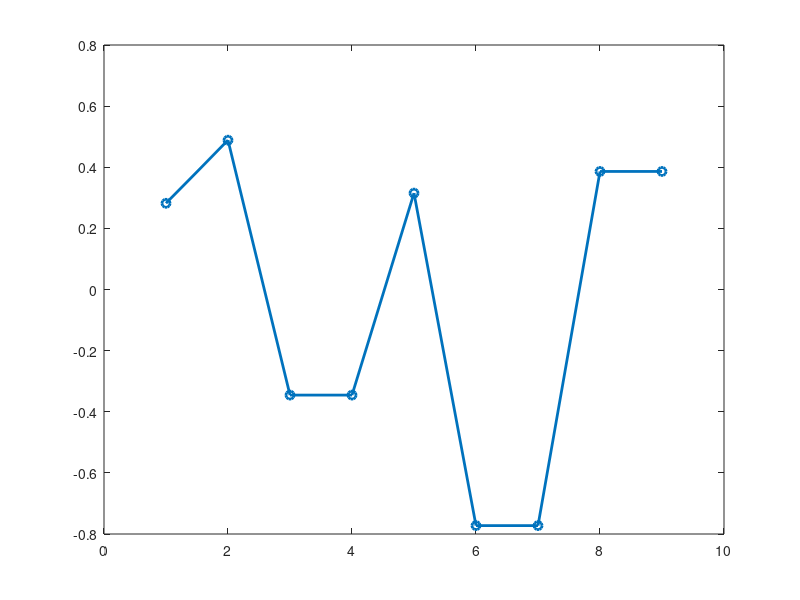

This chart was generated by the following MATLAB code:
clear; close all;
c=zeros(9,1);
% L = 0
c(1) = 1/2 * sqrt(1/pi);
% L = 1
c(2) = 1/2 * sqrt(3/pi);
c(3) = -1/2 * sqrt(3/pi/2);
c(4) = c(3);
% L = 2
c(5) = 1/4 * sqrt(5/pi);
c(6) = -1/2 * sqrt(15/pi/2);
c(7) = c(6);
c(8) = 1/4 * sqrt(15/pi/2);
c(9) = c(8);

format long;
disp(c);

figure;
plot(c,'o-','linewidth',2);

